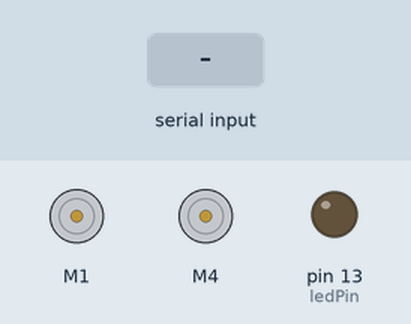
Recording of a sketch running on a simulated Arduino Uno, built with avr-gcc and run on an emulated ATmega328P. On the bench: 2 × DC motor (green arrow = forward, orange = backward, longer = faster), output pins drawn as LEDs (lit = HIGH). Inputs (shaded band) come from the test bench.

Above: at 1.2 s.
1.3 s: "F" received over Serial
At 2.5 s:
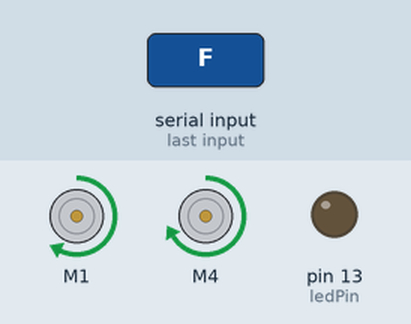
2.8 s: "B" received over Serial
At 3.6 s:
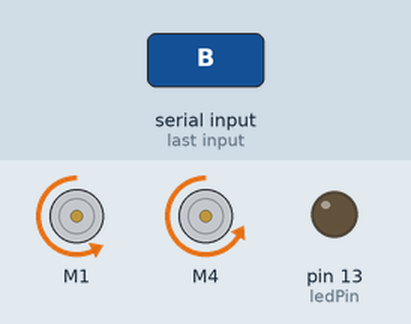
4.3 s: "L" received over Serial
At 4.8 s:
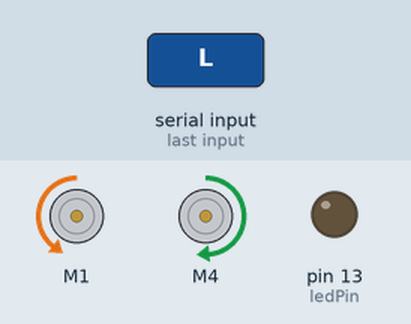
5.8 s: "R" received over Serial
At 7.0 s:
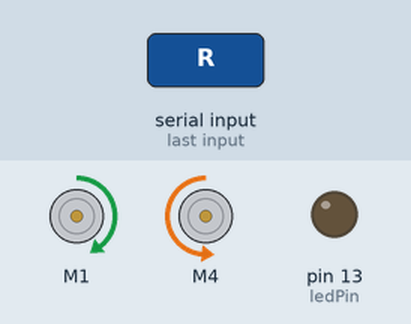
7.3 s: "S" received over Serial
At 8.4 s:
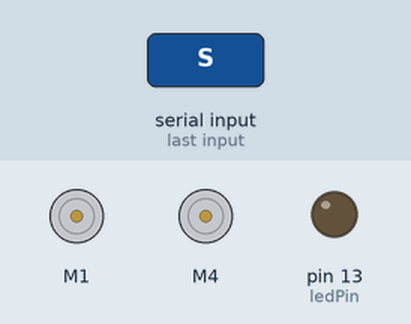
Timing chart, 0 to 9.8 s (numbered marks = the images above; inputs shaded):
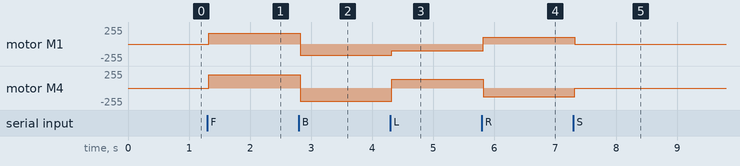

Measured:
- after the input at 1.3 s, motor M1: stopped → forward 165/255 at once; motor M4: stopped → forward 200/255 at once
- after the input at 2.8 s, motor M1: forward 165/255 → backward 165/255 at once; motor M4: forward 200/255 → backward 200/255 at once
- after the input at 4.3 s, motor M1: backward 165/255 → backward 98/255 at once; motor M4: backward 200/255 → forward 133/255 at once
- after the input at 5.8 s, motor M1: backward 98/255 → forward 98/255 at once; motor M4: forward 133/255 → backward 133/255 at once
- after the input at 7.3 s, motor M1: forward 98/255 → stopped at once; motor M4: backward 133/255 → stopped at once

The sketch:

mc_04.ino
```cpp
#include <AFMotor.h>

#define ledPin 13

#define SPEED 200
AF_DCMotor motor1(1, MOTOR12_8KHZ);
AF_DCMotor motor2(4, MOTOR12_8KHZ);

void setup() {
  Serial.begin(38400);
  pinMode(ledPin, OUTPUT);
  motor1.run(RELEASE);
  motor2.run(RELEASE);
}

void set_speed(int m1, int m2)
{
  //Not all motors are created equal
  motor1.setSpeed(m1 - 35);
  motor2.setSpeed(m2);
}

void right()
{
  motor1.run(FORWARD);
  motor2.run(BACKWARD);
  set_speed(SPEED / 1.5, SPEED / 1.5);
}

void left()
{
  motor1.run(BACKWARD);
  motor2.run(FORWARD);
  set_speed(SPEED / 1.5, SPEED / 1.5);
}

void forward()
{
  motor1.run(FORWARD);
  motor2.run(FORWARD);
  set_speed(SPEED, SPEED);
}

void backward()
{
  motor1.run(BACKWARD);
  motor2.run(BACKWARD);
  set_speed(SPEED, SPEED);
}

void stop()
{
  motor1.run(RELEASE);
  motor2.run(RELEASE);
}


void loop() {

  set_speed(SPEED, SPEED);
  while (true)
  {
    if (Serial.peek() != -1) {
      char cmd = Serial.read();
      switch (cmd) {
        case 'S': stop();
          break;
        case 'F': forward();
          break;
        case 'B': backward();
          break;
        case 'L': left();
          break;
        case 'R': right();
          break;
      }
    }
    delay(30);
  }
}
```
